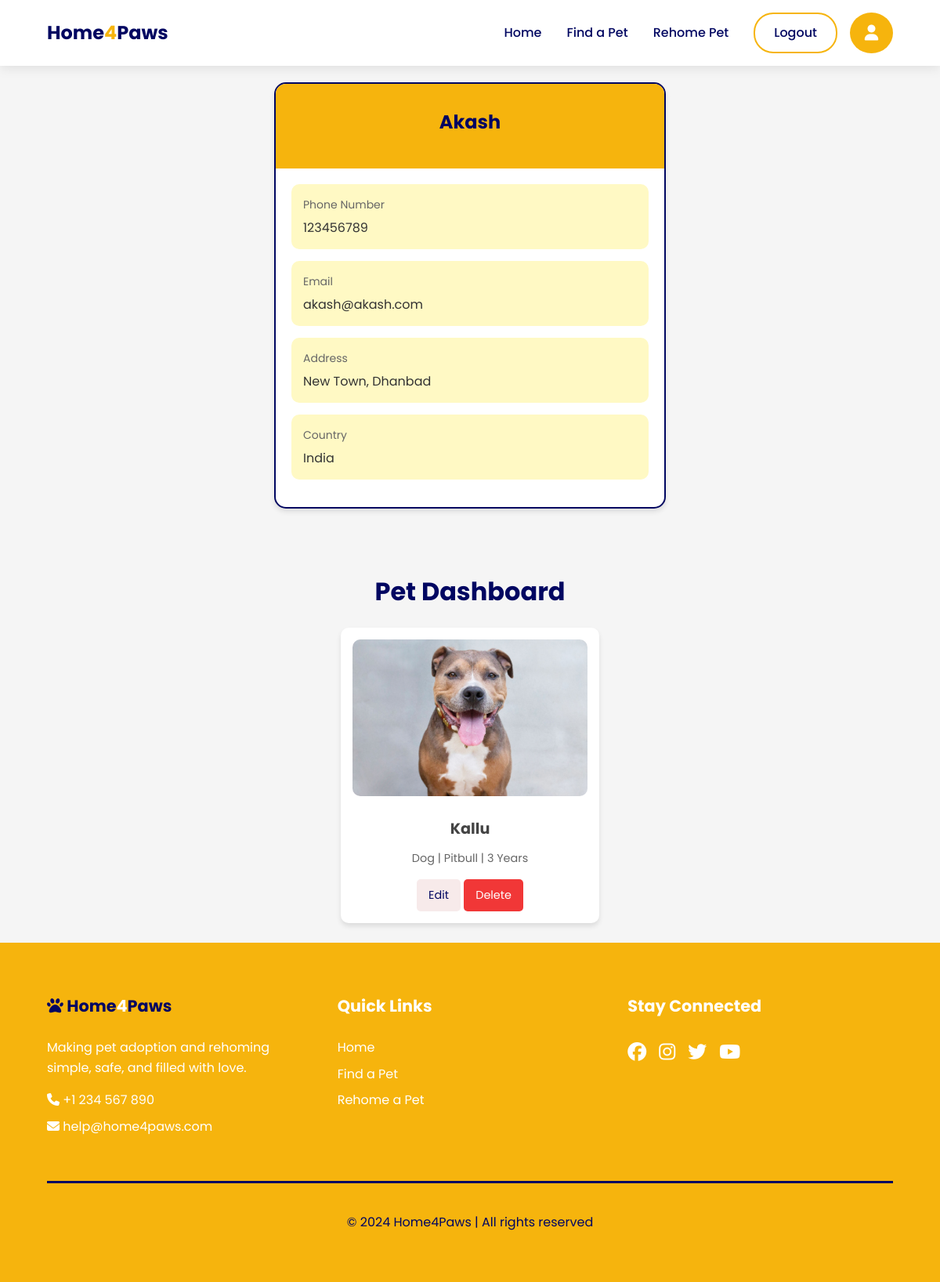
Page /profile/ (signed in) on the committed database.
### authentication/models.py (models this page shows)
class user_data(models.Model):
    name=models.CharField(max_length=200)
    email=models.CharField(max_length=200)
    password = models.CharField(max_length=200)
    phone=models.CharField(max_length=200)
    city=models.CharField(max_length=200, blank=True)
    address=models.CharField(max_length=200)
    country=models.CharField(max_length=200)

### myapp/models.py (models this page shows)
class pet_data(models.Model):
    useremail=models.CharField(max_length=200, blank=True)
    petname=models.CharField(max_length=200)
    pettype=models.CharField(max_length=200)
    petbreed=models.CharField(max_length=200)
    petage=models.IntegerField()
    petgender=models.CharField(max_length=200)
    petdesc=models.CharField(max_length=200)
    petpic=models.ImageField(upload_to=filepath, null=True, blank=True)
    petcity=models.CharField(max_length=200, blank=True)

### myapp/views.py (the view)
# urls.py: path('profile/', myapp_views.profile, name='profile'),
def profile(request):
    if 'loggedin_email' not in request.session:
        return redirect('/home/')
    current_email = request.session.get('loggedin_email')
    petobj = pet_data.objects.filter(useremail=current_email)
    userobj=user_data.objects.get(email=current_email)
    context={'petobj': petobj, 'userobj': userobj}
    return render(request, 'profile.html', context)

### templates/profile.html (shortened to what this page needs)
<!DOCTYPE html>
<html lang="en">
<head>
    {% load static %}
    <link rel="stylesheet" href="{% static 'css/style.css' %}">
    <link rel="stylesheet" href="https://cdnjs.cloudflare.com/ajax/libs/font-awesome/6.7.0/css/all.min.css"
 />
    <link rel="stylesheet" href="https://cdn.jsdelivr.net/npm/sweetalert2@10">
</head>
<body>
    <nav class="navbar">
        <div class="nav-brand">
            <a href="/home/">Home<span>4</span>Paws</a>
        </div>
        <div class="nav-links" id="navLinks">
            <a href="/home/" class="active">Home</a>
            <a href="" class="findapet_href">Find a Pet</a>
            <a href="/rehome/">Rehome Pet</a>
            {% if 'loggedin_email' in request.session %}
            <div class="auth-buttons">
                <a href="/auth/logout/" class="login-btn">Logout</a>
                <a href="/profile/" class="nav-profile-icon">
                    <div><i class="fa-solid fa-user"></i></div>
                </a>
            </div>
            {% else %}
            <div class="auth-buttons">
                <a href="/auth/signin/" class="login-btn">Login</a>
                <a href="/auth/signup/" class="signup-btn">Sign Up</a>
            </div>
            {% endif %}
        </div>
    </nav>
    <div class="profile-page">
        <div class="profile-landscape">
            <div class="profile-card">
                <div class="profile-header">
                    <h1 class="profile-name" id="name">{{userobj.name}}</h1>
                </div>
                <div class="profile-content">
                    <div class="profile-item">
                        <label>Phone Number</label>
                        <p id="phone">{{userobj.phone}}</p>
                    </div>
                    <div class="profile-item">
                        <label>Email</label>
                        <p id="email">{{userobj.email}}</p>
                    </div>
                    <div class="profile-item">
                        <label>Address</label>
                        <p id="address">{{userobj.address}}</p>
                    </div>
                    <div class="profile-item">
                        <label>Country</label>
                        <p id="country">{{userobj.country}}</p>
                    </div>
                </div>
            </div>
        </div>
        <h1 class="dash-header">Pet Dashboard</h1>
        <div id="petsPosted">
            {% if petobj %}
            {% for p in petobj %}
            <div class="pet-card">
                <img src="{{p.petpic.url}}" alt="Pet">
                <h3>{{p.petname}}</h3>
                <p>{{p.pettype}} | {{p.petbreed}} | {{p.petage}} Years</p>
                <a href="/profile/editpost/{{p.id}}"><button class="edit-btn">Edit</button></a>
                <button class="delete-btn" onclick="post_delete_btn_clicked('{{p.id}}')">Delete</button>
            </div>
            {% endfor %}
            {% else %}
            <span>No Post Found</span>
            {% endif %}
        </div>
    </div>
    <footer class="footer">
        <div class="footer-content">
            <div class="footer-section about">
                <h3 style="color: #000661;"><i class="fas fa-paw"></i> Home<span style="color: #fff; ">4</span>Paws</h3>
                <p>Making pet adoption and rehoming simple, safe, and filled with love.</p>
                <div class="contact">
                    <span><i class="fas fa-phone"></i> +1 234 567 890</span>
                    <span><i class="fas fa-envelope"></i> help@home4paws.com</span>
                </div>
            </div>
            <div class="footer-section links">
                <h3>Quick Links</h3>
                <ul>
                    <li><a href="/home/">Home</a></li>
                    <li><a href="" class="findapet_href">Find a Pet</a></li>
                    <li><a href="/rehome/">Rehome a Pet</a></li>
                </ul>
            </div>
            <div class="footer-section social">
                <h3>Stay Connected</h3>
                <div class="socials">
                    <a href="#"><i class="fab fa-facebook"></i></a>
                    <a href="#"><i class="fab fa-instagram"></i></a>
                    <a href="#"><i class="fab fa-twitter"></i></a>
                    <a href="#"><i class="fab fa-youtube"></i></a>
                </div>
            </div>
        </div>
        <div class="footer-bottom">
            <p>&copy; 2024 Home4Paws | All rights reserved</p>
        </div>
    </footer>
</body>
</html>

### static/css/style.css (style rules this page uses)
:root { --primary-color: #F6B40D; --text-color: #000661; --white: #ffffff; --primary-background: whitesmoke; }
* { margin: 0; padding: 0; box-sizing: border-box; font-family: 'Poppins', sans-serif; }
body { line-height: 1.6; color: var(--text-color); background: var(--primary-background); }
.navbar { display: flex; justify-content: space-between; align-items: center; padding: 1rem 5%; background: var(--white); position: fixed; width: 100%; top: 0; z-index: 1000; box-shadow: 0 2px 15px rgba(0, 0, 0, 0.1); }
.nav-brand { display: flex; align-items: center; gap: 0.5rem; }
.nav-brand a { font-size: 1.5rem; font-weight: 700; color: var(--text-color); text-decoration: none; }
.nav-brand a span { color: var(--primary-color); font-size: x-large; }
.nav-links { display: flex; align-items: center; gap: 2rem; }
.nav-links a { text-decoration: none; color: var(--text-color); font-weight: 500; transition: color 0.3s ease; }
.auth-buttons { display: flex; gap: 1rem; }
.login-btn, .signup-btn { padding: 0.7rem 1.5rem; border-radius: 25px; text-decoration: none; font-weight: 500; transition: all 0.3s ease; }
.login-btn { color: var(--primary-color); border: 2px solid var(--primary-color); }
.nav-profile-icon { text-decoration: none; }
.nav-profile-icon div { border-radius: 50%; height: 100%; width: 55px; display: flex; align-items: center; justify-content: center; font-size: 20px; color: white; background-color: #F6B40D; }
.footer { background: var(--primary-color); color: var(--white); padding: 4rem 5%; }
.footer-content { display: grid; grid-template-columns: repeat(auto-fit, minmax(250px, 1fr)); gap: 2rem; max-width: 1200px; margin: 0 auto; }
.footer-section h3 { color: var(--white); margin-bottom: 1.5rem; font-size: 1.3rem; }
.footer-section.about p { margin-bottom: 1rem; }
.contact span { display: block; margin-bottom: 0.5rem; }
.footer-section.links ul { list-style: none; }
.footer-section.links a { color: var(--white); text-decoration: none; transition: color 0.3s ease; display: block; margin-bottom: 0.5rem; }
.footer-section.social .socials { display: flex; gap: 1rem; margin-bottom: 1.5rem; }
.footer-section.social .socials a { color: var(--white); font-size: 1.5rem; transition: color 0.3s ease; }
.footer-bottom { text-align: center; margin-top: 3rem; padding-top: 2rem; border-top: 3px solid var(--text-color); color: var(--text-color); }
.pet-card { background-color: white; border-radius: 10px; box-shadow: 0 4px 6px rgba(0, 0, 0, 0.1); text-align: center; padding: 15px; transition: transform 0.3s ease; cursor: pointer; max-width: 378px; }
.pet-card img { width: 100%; height: 200px; object-fit: cover; border-radius: 10px; margin-bottom: 10px; }
.pet-card h3 { font-size: 1.2rem; color: #444; margin: 10px 0; }
.pet-card p { font-size: 0.9rem; color: #666; margin-bottom: 15px; }
.contact-section h3, p { margin-top: 5px; }
* { box-sizing: border-box; margin: 0; padding: 0; }
.profile-page { background-color: var(--primary-background); min-height: 100vh; padding: 5px; }
.dash-header { margin-top: 80px; text-align: center; }
.profile-card { background-color: var(--white); border-radius: 15px; box-shadow: 0 4px 6px rgba(0, 0, 0, 0.1); width: 100%; border: 2px solid var(--text-color); max-width: 500px; overflow: hidden; margin-top: 100px; }
.profile-landscape { display: flex; justify-content: center; align-items: center; z-index: 1; }
.profile-header { background-color: var(--primary-color); padding: 30px; text-align: center; }
.profile-name { color: var(--text-color); font-size: 24px; margin-bottom: 10px; }
.profile-content { padding: 20px; }
.profile-item { background-color: #fff9c4; padding: 15px; border-radius: 10px; margin-bottom: 15px; }
.profile-item label { display: block; color: #666; font-size: 14px; margin-bottom: 5px; }
.profile-item p { color: #333; font-size: 16px; }
#petsPosted { display: grid; grid-template-columns: repeat(auto-fit, minmax(250px, 1fr)); gap: 20px; justify-items: center; padding: 20px; border-radius: 10px; }
.edit-btn { background-color: rgb(247, 234, 234); color: var(--text-color); padding: 10px 15px; border: none; border-radius: 5px; font-size: 0.9rem; cursor: pointer; transition: background-color 0.3s ease; }
.delete-btn { background-color: rgb(241, 55, 55); color: white; padding: 10px 15px; border: none; border-radius: 5px; font-size: 0.9rem; cursor: pointer; transition: background-color 0.3s ease; }

### rows in the picture
user_data: name "Akash", phone "123456789", email "akash@akash.com", address "New Town, Dhanbad", country "India"
pet_data: petpic (picture), petname "Kallu", pettype "Dog", petbreed "Pitbull", petage "3"
